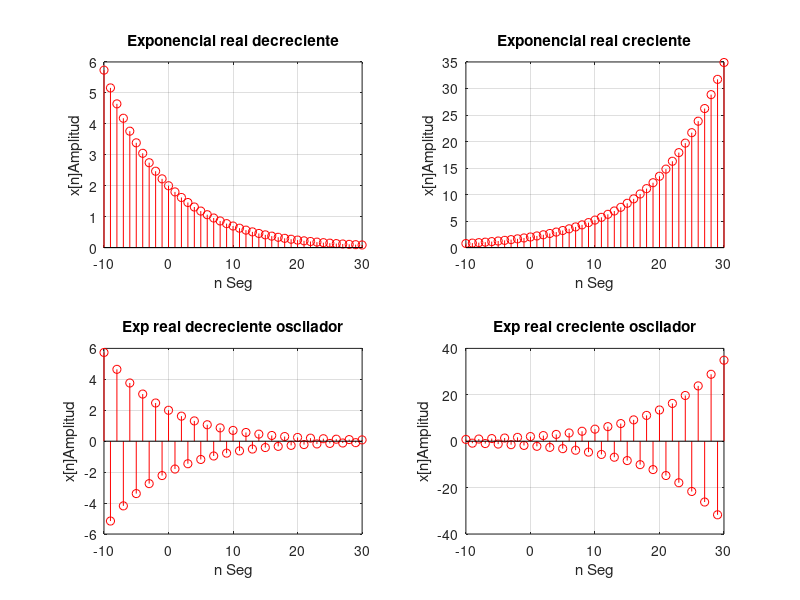

Recreate this plot in MATLAB.
% -------------------------------------------------------------
% Secuencia Exponencial Real 
%  x[n]= Aα^(n)
% -------------------------------------------------------------
A=2; % A: Amplitud
n = -10:30; % Vector Tiempo Discreto

% alfa<1
alfa= 0.9; % alfa: base de la exponencial real
xn1 = A*(alfa).^n; % Vector Señal x[n]
subplot(2,2,1)
stem(n,xn1,'r'), % Gráfica de x[n]
grid on ; 
ylabel('x[n]Amplitud'); 
xlabel('n Seg');
title('Exponencial real decreciente')

% alfa>1
alfa= 1.1; % alfa: base de la exponencial real
xn2 = A*(alfa).^n; % Vector Señal x[n]
subplot(2,2,2)
stem(n,xn2,'r'), % Gráfica de x[n]
grid on ; 
ylabel('x[n]Amplitud'); 
xlabel('n Seg');
title('Exponencial real creciente')

% -1<alfa<0
alfa= -0.9; % alfa: base de la exponencial real
xn3 = A*(alfa).^n; % Vector Señal x[n]
subplot(2,2,3)
stem(n,xn3,'r'), % Gráfica de x[n]
grid on ; 
ylabel('x[n]Amplitud'); 
xlabel('n Seg');
title('Exp real decreciente oscilador')

% alfa<-1
alfa= -1.1; % alfa: base de la exponencial real
xn4 = A*(alfa).^n; % Vector Señal x[n]
subplot(2,2,4)
stem(n,xn4,'r'), % Gráfica de x[n]
grid on ; 
ylabel('x[n]Amplitud'); 
xlabel('n Seg');
title('Exp real creciente oscilador')
